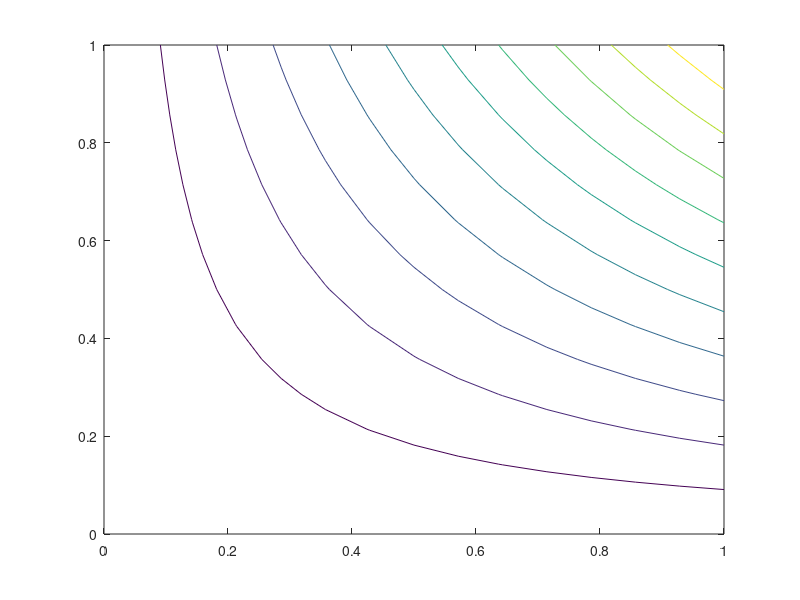

Write the MATLAB code that produced this figure. (Note: this script raises an error after producing the figure.)
[x,y]=meshgrid(linspace(0,1,15));
data=contour(x,y,x.*y);

data=data';
save 'pgfplotscontourinput.table.matlab' data -ASCII

